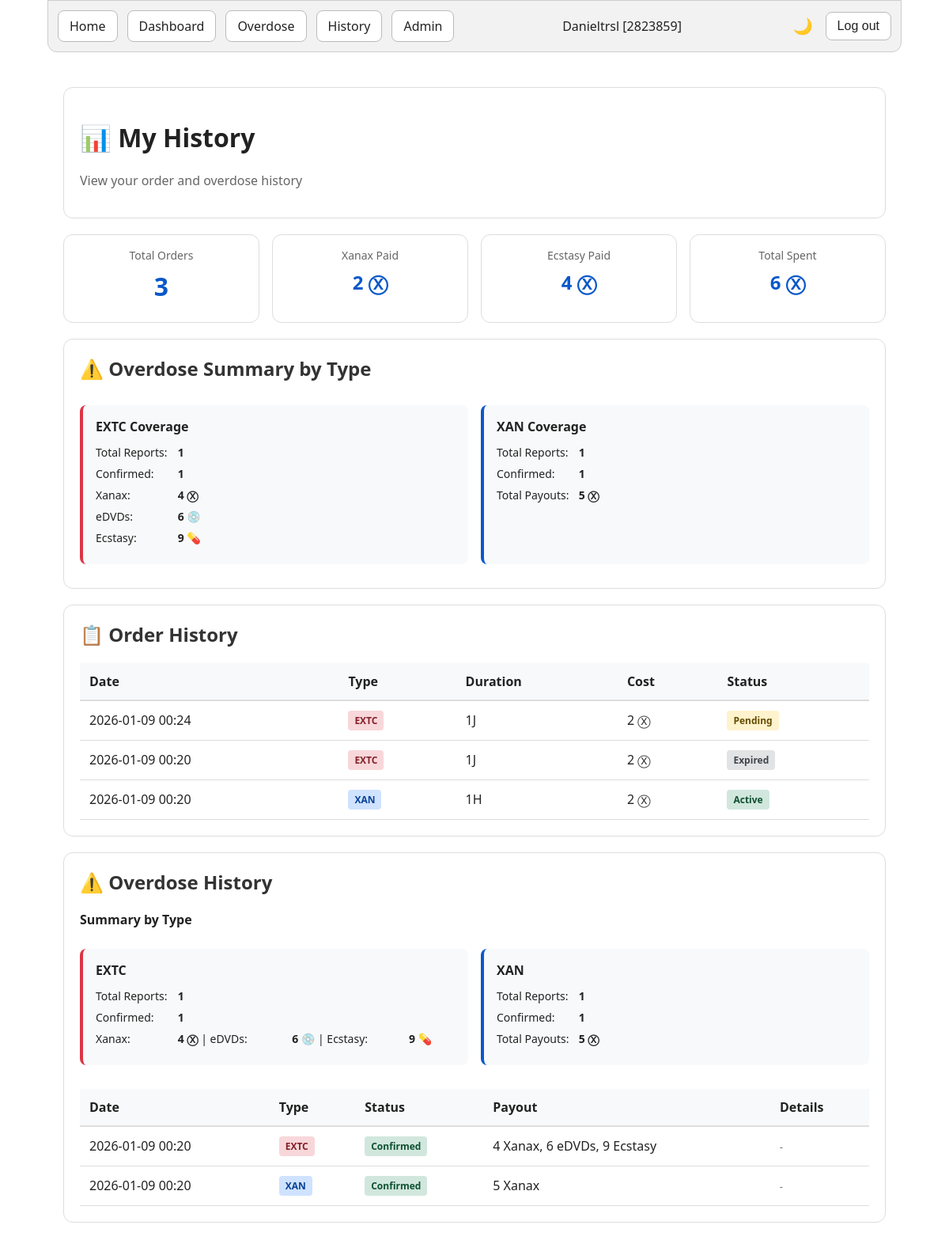
Screenshot of /user/history (signed in) with the database file from the repository.
### app.py (models this page shows)
class User(db.Model):
    id = db.Column(db.Integer, primary_key=True)
    torn_user_id = db.Column(db.Integer, unique=True, nullable=False, index=True)
    torn_name = db.Column(db.String(64), nullable=False)
    role_id = db.Column(db.Integer, nullable=False, default=1)  # 1=regular, 2=mod, 3=admin
    sent_xanax_total = db.Column(db.Integer, nullable=False, default=0)
    insurance_total = db.Column(db.Integer, nullable=False, default=0)
    api_key = db.Column(db.String(128), nullable=True)  # User's Torn API key for verification

class Order(db.Model):
    id = db.Column(db.Integer, primary_key=True)
    user_id = db.Column(db.Integer, db.ForeignKey('user.id'), nullable=False)
    coverage_type = db.Column(db.String(10), nullable=False)  # 'XAN' or 'EXTC'
    status = db.Column(db.String(20), nullable=False, default='pending')  # pending, active, completed, cancelled
    xanax_payment = db.Column(db.Integer, nullable=False)
    payment_verified = db.Column(db.Boolean, default=False)
    payment_verified_at = db.Column(db.DateTime, nullable=True)
    hours = db.Column(db.Integer, nullable=True)  # For XAN coverage
    xanax_reward = db.Column(db.Integer, nullable=True)
    jumps = db.Column(db.Integer, nullable=True)  # For EXTC coverage
    edvds_reward = db.Column(db.Integer, nullable=True)
    ecstasy_reward = db.Column(db.Integer, nullable=True)
    created_at = db.Column(db.DateTime, nullable=False, default=datetime.utcnow)
    activated_at = db.Column(db.DateTime, nullable=True)
    expires_at = db.Column(db.DateTime, nullable=True)
    auto_detected = db.Column(db.Boolean, default=False)
    user = db.relationship('User', backref='orders')

class Overdose(db.Model):
    id = db.Column(db.Integer, primary_key=True)
    user_id = db.Column(db.Integer, db.ForeignKey('user.id'), nullable=False)
    coverage_type = db.Column(db.String(10), nullable=True)  # 'XAN' or 'EXTC'
    reported_at = db.Column(db.DateTime, nullable=False, default=datetime.utcnow)
    confirmed = db.Column(db.Boolean, default=False)
    confirmed_at = db.Column(db.DateTime, nullable=True)
    payout = db.Column(db.Integer, nullable=True)  # Primary payout amount given
    payout_details = db.Column(db.String(500), nullable=True)  # Full payout info (e.g., "100 Xanax, 50 eDVDs, 25 Ecstasy")
    notes = db.Column(db.String(500), nullable=True)
    payout_xanax = db.Column(db.Integer, nullable=True)  # Amount of xanax paid
    payout_edvds = db.Column(db.Integer, nullable=True)  # Amount of eDVDs paid (EXTC only)
    payout_ecstasy = db.Column(db.Integer, nullable=True)  # Amount of ecstasy paid (EXTC only)
    user = db.relationship('User', backref='overdoses')

### routes/pages.py (the view)
    @app.get("/user/history")
    def user_history():
        uid = session.get("user_id")
        if not uid:
            return redirect(url_for("home"))
        user = User.query.get(uid)
        if not user:
            session.clear()
            return redirect(url_for("home"))
        all_orders = Order.query.filter_by(user_id=user.id).order_by(Order.created_at.desc()).all()
        order_stats = db.session.query(
            func.count(Order.id).label('total_orders'),
            func.sum(case(
                (Order.coverage_type == 'XAN', Order.xanax_payment),
                else_=0
            )).label('xan_paid'),
            func.sum(case(
                (Order.coverage_type == 'EXTC', Order.xanax_payment),
                else_=0
            )).label('extc_paid'),
            func.sum(Order.xanax_payment).label('total_spent')
        ).filter(Order.user_id == user.id).first()
        all_overdoses = []
        if Overdose:
            all_overdoses = Overdose.query.filter_by(user_id=user.id).order_by(Overdose.reported_at.desc()).all()
        overdose_stats = db.session.query(
            Overdose.coverage_type,
            func.count(Overdose.id).label('total_reports'),
            func.count(case((Overdose.confirmed == True, 1))).label('confirmed_count'),
            func.sum(case((Overdose.confirmed == True, Overdose.payout_xanax))).label('xan_payout'),
            func.sum(case((Overdose.confirmed == True, Overdose.payout_edvds))).label('edvds_payout'),
            func.sum(case((Overdose.confirmed == True, Overdose.payout_ecstasy))).label('ecstasy_payout')
        ).filter(Overdose.user_id == user.id).group_by(Overdose.coverage_type).all() if Overdose else []
        overdose_summary = {}
        for stat in overdose_stats:
            overdose_summary[stat.coverage_type] = {
                'total_reports': stat.total_reports or 0,
                'confirmed_count': stat.confirmed_count or 0,
                'xan_payout': stat.xan_payout or 0,
                'edvds_payout': stat.edvds_payout or 0,
                'ecstasy_payout': stat.ecstasy_payout or 0
            }
        return render_template(
            "user_history.html",
            user=user,
            all_orders=all_orders,
            all_overdoses=all_overdoses,
            order_stats=order_stats,
            overdose_summary=overdose_summary
        )

### templates/user_history.html (shortened to what this page needs)
<!doctype html>
<html lang="en">
<head>
  <link rel="stylesheet" href="{{ url_for('static', filename='css/dashboard.css') }}" />
</head>
<body>
  <div class="page">
    {% include '_navbar.html' %}
    <div class="history-container">
      <div class="card">
        <h1>📊 My History</h1>
        <p style="color: #666;">View your order and overdose history</p>
      </div>
      <div class="stats-grid">
        <div class="stat-card">
          <div class="stat-label">Total Orders</div>
          <div class="stat-number">{{ order_stats.total_orders or 0 }}</div>
        </div>
        <div class="stat-card">
          <div class="stat-label">Xanax Paid</div>
          <div class="stat-number" style="font-size: 24px;">{{ order_stats.xan_paid or 0 }} Ⓧ</div>
        </div>
        <div class="stat-card">
          <div class="stat-label">Ecstasy Paid</div>
          <div class="stat-number" style="font-size: 24px;">{{ order_stats.extc_paid or 0 }} Ⓧ</div>
        </div>
        <div class="stat-card">
          <div class="stat-label">Total Spent</div>
          <div class="stat-number" style="font-size: 24px;">{{ order_stats.total_spent or 0 }} Ⓧ</div>
        </div>
      </div>
      {% if overdose_summary %}
      <div class="card">
        <h2>⚠️ Overdose Summary by Type</h2>
        <div class="summary-grid">
          {% for coverage_type, stats in overdose_summary.items() %}
          <div class="summary-box {% if coverage_type == 'XAN' %}xan{% else %}extc{% endif %}">
            <h4>{{ coverage_type }} Coverage</h4>
            <div>
              <p><span class="label">Total Reports:</span> <strong>{{ stats.total_reports }}</strong></p>
              <p><span class="label">Confirmed:</span> <strong>{{ stats.confirmed_count }}</strong></p>
              {% if coverage_type == 'XAN' %}
                <p><span class="label">Total Payouts:</span> <strong>{{ stats.xan_payout }} Ⓧ</strong></p>
              {% else %}
                <p><span class="label">Xanax:</span> <strong>{{ stats.xan_payout }} Ⓧ</strong></p>
                <p><span class="label">eDVDs:</span> <strong>{{ stats.edvds_payout }} 💿</strong></p>
                <p><span class="label">Ecstasy:</span> <strong>{{ stats.ecstasy_payout }} 💊</strong></p>
              {% endif %}
            </div>
          </div>
          {% endfor %}
        </div>
      </div>
      {% endif %}
      <div class="card">
        <h2>📋 Order History</h2>
        {% if all_orders %}
          <table class="order-table">
            <thead>
              <tr>
                <th>Date</th>
                <th>Type</th>
                <th>Duration</th>
                <th>Cost</th>
                <th>Status</th>
              </tr>
            </thead>
            <tbody>
              {% for order in all_orders %}
              <tr>
                <td>{{ order.created_at.strftime('%Y-%m-%d %H:%M') }}</td>
                <td><span class="badge {% if order.coverage_type == 'XAN' %}xan{% else %}extc{% endif %}">{{ order.coverage_type }}</span></td>
                <td>{{ order.hours if order.coverage_type == 'XAN' else order.jumps }}{{ 'H' if order.coverage_type == 'XAN' else 'J' }}</td>
                <td>{{ order.xanax_payment }} Ⓧ</td>
                <td><span class="badge {% if order.status == 'active' %}active{% elif order.status == 'pending' %}pending{% elif order.status == 'expired' %}expired{% else %}{{ order.status }}{% endif %}">{{ order.status|capitalize }}</span></td>
              </tr>
              {% endfor %}
            </tbody>
          </table>
        {% else %}
          <div class="empty-message">No orders yet</div>
        {% endif %}
      </div>
      {% if all_overdoses is defined and all_overdoses|length > 0 %}
      <div class="card">
        <h2>⚠️ Overdose History</h2>
        {% if overdose_summary %}
        <div class="summary-section">
          <h3>Summary by Type</h3>
          <div class="summary-grid">
            {% for coverage_type, stats in overdose_summary.items() %}
            <div class="summary-box {% if coverage_type == 'XAN' %}xan{% else %}extc{% endif %}">
              <h4>{{ coverage_type }}</h4>
              <p><span class="label">Total Reports:</span> <strong>{{ stats.total_reports }}</strong></p>
              <p><span class="label">Confirmed:</span> <strong>{{ stats.confirmed_count }}</strong></p>
              {% if coverage_type == 'XAN' %}
                <p><span class="label">Total Payouts:</span> <strong>{{ stats.xan_payout }} Ⓧ</strong></p>
              {% else %}
                <p><span class="label">Xanax:</span> <strong>{{ stats.xan_payout }} Ⓧ</strong> | <span class="label">eDVDs:</span> <strong>{{ stats.edvds_payout }} 💿</strong> | <span class="label">Ecstasy:</span> <strong>{{ stats.ecstasy_payout }} 💊</strong></p>
              {% endif %}
            </div>
            {% endfor %}
          </div>
        </div>
        {% endif %}
        <table class="overdose-table">
          <thead>
            <tr>
              <th>Date</th>
              <th>Type</th>
              <th>Status</th>
              <th>Payout</th>
              <th>Details</th>
            </tr>
          </thead>
          <tbody>
            {% for overdose in all_overdoses %}
            <tr>
              <td>{{ overdose.reported_at.strftime('%Y-%m-%d %H:%M') }}</td>
              <td><span class="badge {% if overdose.coverage_type == 'XAN' %}xan{% else %}extc{% endif %}">{{ overdose.coverage_type }}</span></td>
              <td><span class="badge {% if overdose.confirmed %}confirmed{% else %}pending{% endif %}">{{ 'Confirmed' if overdose.confirmed else 'Pending' }}</span></td>
              <td>
                {% if overdose.confirmed and overdose.payout_details %}
                  {{ overdose.payout_details }}
                {% elif overdose.confirmed %}
                  {{ overdose.payout }} Ⓧ
                {% else %}
                  <span class="text-muted">Pending</span>
                {% endif %}
              </td>
              <td>
                {% if overdose.notes %}
                  {{ overdose.notes }}
                {% else %}
                  <span class="text-muted">-</span>
                {% endif %}
              </td>
            </tr>
            {% endfor %}
          </tbody>
        </table>
      </div>
      {% endif %}
    </div>
  </div>
</body>
</html>

### templates/_navbar.html
<header class="navbar">
  <nav class="nav-left">
    <a class="nav-btn" href="{{ url_for('home') }}">Home</a>
    <a class="nav-btn" href="{{ url_for('dashboard') }}">Dashboard</a>
    {% if session.get('user_id') %}
      <a class="nav-btn" href="{{ url_for('overdose_page') }}">Overdose</a>
      <a class="nav-btn" href="{{ url_for('user_history') }}">History</a>
    {% endif %}
    {% if user and user.role_id == 3 %}
      <a class="nav-btn" href="{{ url_for('admin_panel') }}">Admin</a>
    {% endif %}
  </nav>
  <nav class="nav-center">
    {% if user %}
      <span id="navbar-username">{{ user.torn_name }} [{{ user.torn_user_id }}]</span>
    {% elif session.get('user_id') %}
      <span>Not logged in</span>
    {% else %}
      <span>Not logged in</span>
    {% endif %}
  </nav>
  <nav class="nav-right">
    <button class="dark-mode-toggle" onclick="toggleDarkMode()" aria-label="Toggle dark mode">🌙</button>
    {% if session.get('user_id') %}
    <form method="post" action="{{ url_for('logout') }}">
      <button class="nav-btn" type="submit">Log out</button>
    </form>
    {% else %}
    <a class="nav-btn" href="{{ url_for('home') }}">Log in</a>
    {% endif %}
  </nav>
</header>

### static/css/dashboard.css (style rules this page uses)
body { font-family: system-ui, sans-serif; margin: 0; padding: 0; background: #fff; color: #222; transition: background 0.3s, color 0.3s; }
.page { width: 90%; margin: 0 auto; box-sizing: border-box; }
.navbar { display: flex; justify-content: space-between; align-items: center; padding: 12px; border: 1px solid #ccc; border-radius: 0 0 12px 12px; background: #f2f2f2; margin-bottom: 24px; }
nav { display: flex; gap: 12px; align-items: center; }
.nav-center { flex: 1; display: flex; justify-content: center; align-items: center; font-weight: 500; color: #222; }
.nav-left { justify-content: flex-start; }
.nav-right { justify-content: flex-end; }
.nav-btn { display: inline-block; padding: 8px 14px; border: 1px solid #bbb; border-radius: 8px; text-decoration: none; color: #222; background: white; cursor: pointer; font-size: 16px; }
.dark-mode-toggle { background: transparent; border: none; font-size: 20px; cursor: pointer; padding: 4px; }
.card { border: 1px solid #ddd; border-radius: 12px; padding: 16px; background: white; }
button { padding: 10px 14px; font-size: 16px; cursor: pointer; }

### templates/user_history.html (style rules this page uses)
.history-container { max-width: 1200px; margin: 0 auto; padding: 20px; }
.stats-grid { display: grid; grid-template-columns: repeat(auto-fit, minmax(200px, 1fr)); gap: 16px; margin: 20px 0; }
.stat-card { background: white; border: 1px solid #ddd; border-radius: 12px; padding: 16px; text-align: center; }
.stat-number { font-size: 32px; font-weight: 700; color: #0a58ca; margin: 8px 0; }
.stat-label { color: #666; font-size: 14px; }
.card { background: white; border: 1px solid #ddd; border-radius: 12px; padding: 20px; margin-bottom: 20px; }
.card h2 { margin-top: 0; color: #333; }
.order-table, .overdose-table { width: 100%; border-collapse: collapse; margin-top: 12px; }
.order-table th, .overdose-table th { background: #f8f9fa; padding: 12px; text-align: left; font-weight: 600; border-bottom: 2px solid #ddd; }
.order-table td, .overdose-table td { padding: 12px; border-bottom: 1px solid #ddd; }
.badge { display: inline-block; background: #e9ecef; color: #333; padding: 4px 8px; border-radius: 4px; font-size: 12px; font-weight: 600; }
.badge.xan { background: #cfe2ff; color: #084298; }
.badge.extc { background: #f8d7da; color: #842029; }
.badge.active { background: #d1e7dd; color: #0f5132; }
.badge.pending { background: #fff3cd; color: #664d03; }
.badge.confirmed { background: #d1e7dd; color: #0f5132; }
.badge.expired { background: #e2e3e5; color: #41464b; }
.text-muted { color: #666; font-size: 12px; }
.summary-grid { display: grid; grid-template-columns: repeat(auto-fit, minmax(300px, 1fr)); gap: 16px; }
.summary-section { margin-bottom: 20px; }
.summary-section h3 { margin-top: 0; font-size: 16px; margin-bottom: 16px; }
.summary-box { background: #f8f9fa; padding: 16px; border-radius: 8px; border-left: 4px solid; margin: 10px 0; }
.summary-box h4 { margin: 0 0 12px 0; font-weight: 600; font-size: 16px; }
.summary-box p { margin: 8px 0; font-size: 14px; }
.summary-box .label { display: inline-block; width: 100px; }
.summary-box.xan { border-color: #0a58ca; }
.summary-box.extc { border-color: #dc3545; }

### rows the page displays
User: torn_name "Danieltrsl", torn_user_id "2823859"
Order: created_at "2026-01-09 00:24", coverage_type "EXTC", coverage_type+jumps "1", coverage_type "J", xanax_payment "2", status "Pending"
Order: created_at "2026-01-09 00:20", coverage_type "EXTC", coverage_type+jumps "1", coverage_type "J", xanax_payment "2", status "Expired"
Order: created_at "2026-01-09 00:20", coverage_type "XAN", coverage_type+hours "1", coverage_type "H", xanax_payment "2", status "Active"
Overdose: reported_at "2026-01-09 00:20", coverage_type "EXTC", confirmed "Confirmed", payout_details "4 Xanax, 6 eDVDs, 9 Ecstasy"
Overdose: reported_at "2026-01-09 00:20", coverage_type "XAN", confirmed "Confirmed", payout_details "5 Xanax"

### other values shown
{{ order_stats.total_orders or 0 }} "3"
{{ order_stats.xan_paid or 0 }} "2"
{{ order_stats.extc_paid or 0 }} "4"
{{ order_stats.total_spent or 0 }} "6"
{{ coverage_type }} "EXTC" "XAN"
{{ stats.total_reports }} "1" "1"
{{ stats.confirmed_count }} "1" "1"
{{ stats.xan_payout }} "4"
{{ stats.edvds_payout }} "6"
{{ stats.ecstasy_payout }} "9"
{{ stats.xan_payout }} "5"
